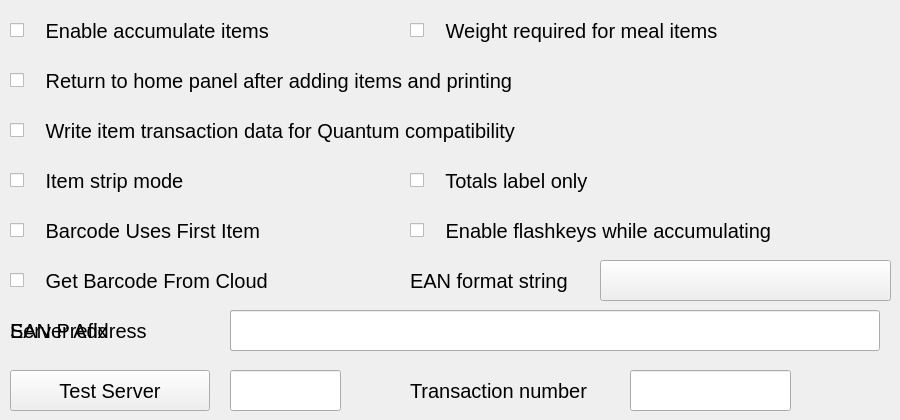
     <widget class="QWidget" name="tab5_2">
      <attribute name="title">
       <string>Accumulate</string>
      </attribute>
      <widget class="QCheckBox" name="chkEnableItemStripMode">
       <property name="geometry">
        <rect>
         <x>10</x>
         <y>160</y>
         <width>391</width>
         <height>41</height>
        </rect>
       </property>
       <property name="sizePolicy">
        <sizepolicy hsizetype="Fixed" vsizetype="Fixed">
         <horstretch>0</horstretch>
         <verstretch>0</verstretch>
        </sizepolicy>
       </property>
       <property name="minimumSize">
        <size>
         <width>391</width>
         <height>41</height>
        </size>
       </property>
       <property name="maximumSize">
        <size>
         <width>821</width>
         <height>41</height>
        </size>
       </property>
       <property name="font">
        <font>
         <pointsize>15</pointsize>
        </font>
       </property>
       <property name="text">
        <string>   Item strip mode</string>
       </property>
      </widget>
      <widget class="QCheckBox" name="chkBarcodeUseFirstItem">
       <property name="geometry">
        <rect>
         <x>10</x>
         <y>210</y>
         <width>821</width>
         <height>41</height>
        </rect>
       </property>
       <property name="sizePolicy">
        <sizepolicy hsizetype="Fixed" vsizetype="Fixed">
         <horstretch>0</horstretch>
         <verstretch>0</verstretch>
        </sizepolicy>
       </property>
       <property name="minimumSize">
        <size>
         <width>821</width>
         <height>41</height>
        </size>
       </property>
       <property name="maximumSize">
        <size>
         <width>821</width>
         <height>41</height>
        </size>
       </property>
       <property name="font">
        <font>
         <pointsize>15</pointsize>
        </font>
       </property>
       <property name="text">
        <string>   Barcode Uses First Item</string>
       </property>
      </widget>
      <widget class="QLabel" name="lblEanFormatString">
       <property name="geometry">
        <rect>
         <x>410</x>
         <y>260</y>
         <width>281</width>
         <height>41</height>
        </rect>
       </property>
       <property name="sizePolicy">
        <sizepolicy hsizetype="Fixed" vsizetype="Fixed">
         <horstretch>0</horstretch>
         <verstretch>0</verstretch>
        </sizepolicy>
       </property>
       <property name="minimumSize">
        <size>
         <width>281</width>
         <height>41</height>
        </size>
       </property>
       <property name="maximumSize">
        <size>
         <width>281</width>
         <height>41</height>
        </size>
       </property>
       <property name="font">
        <font>
         <pointsize>15</pointsize>
        </font>
       </property>
       <property name="text">
        <string>EAN format string</string>
       </property>
       <property name="alignment">
        <set>Qt::AlignLeading|Qt::AlignLeft|Qt::AlignVCenter</set>
       </property>
      </widget>
      <widget class="hobart::numericLineEdit" name="txtAccumItemsEANPrefix">
       <property name="geometry">
        <rect>
         <x>230</x>
         <y>310</y>
         <width>111</width>
         <height>41</height>
        </rect>
       </property>
       <property name="sizePolicy">
        <sizepolicy hsizetype="Fixed" vsizetype="Fixed">
         <horstretch>0</horstretch>
         <verstretch>0</verstretch>
        </sizepolicy>
       </property>
       <property name="minimumSize">
        <size>
         <width>111</width>
         <height>41</height>
        </size>
       </property>
       <property name="maximumSize">
        <size>
         <width>111</width>
         <height>41</height>
        </size>
       </property>
       <property name="font">
        <font>
         <pointsize>15</pointsize>
        </font>
       </property>
       <property name="maxLength">
        <number>3</number>
       </property>
      </widget>
      <widget class="QLineEdit" name="txtAccumItemsEANCode">
       <property name="geometry">
        <rect>
         <x>630</x>
         <y>310</y>
         <width>161</width>
         <height>41</height>
        </rect>
       </property>
       <property name="sizePolicy">
        <sizepolicy hsizetype="Fixed" vsizetype="Fixed">
         <horstretch>0</horstretch>
         <verstretch>0</verstretch>
        </sizepolicy>
       </property>
       <property name="minimumSize">
        <size>
         <width>161</width>
         <height>41</height>
        </size>
       </property>
       <property name="maximumSize">
        <size>
         <width>161</width>
         <height>41</height>
        </size>
       </property>
       <property name="font">
        <font>
         <pointsize>19</pointsize>
        </font>
       </property>
       <property name="maxLength">
        <number>11</number>
       </property>
      </widget>
      <widget class="hobart::numericLineEdit" name="txtAccumItemsTransNum">
       <property name="geometry">
        <rect>
         <x>630</x>
         <y>370</y>
         <width>161</width>
         <height>41</height>
        </rect>
       </property>
       <property name="sizePolicy">
        <sizepolicy hsizetype="Fixed" vsizetype="Fixed">
         <horstretch>0</horstretch>
         <verstretch>0</verstretch>
        </sizepolicy>
       </property>
       <property name="minimumSize">
        <size>
         <width>161</width>
         <height>41</height>
        </size>
       </property>
       <property name="maximumSize">
        <size>
         <width>161</width>
         <height>41</height>
        </size>
       </property>
       <property name="font">
        <font>
         <pointsize>15</pointsize>
        </font>
       </property>
       <property name="maxLength">
        <number>7</number>
       </property>
      </widget>
      <widget class="QCheckBox" name="chkAccumItemsReturnToStartScreen">
       <property name="geometry">
        <rect>
         <x>10</x>
         <y>60</y>
         <width>821</width>
         <height>41</height>
        </rect>
       </property>
       <property name="sizePolicy">
        <sizepolicy hsizetype="Fixed" vsizetype="Fixed">
         <horstretch>0</horstretch>
         <verstretch>0</verstretch>
        </sizepolicy>
       </property>
       <property name="minimumSize">
        <size>
         <width>821</width>
         <height>41</height>
        </size>
       </property>
       <property name="maximumSize">
        <size>
         <width>821</width>
         <height>41</height>
        </size>
       </property>
       <property name="font">
        <font>
         <pointsize>15</pointsize>
        </font>
       </property>
       <property name="text">
        <string>   Return to home panel after adding items and printing</string>
       </property>
      </widget>
      <widget class="QCheckBox" name="chkEnableAccumItemsTotalsOnly">
       <property name="geometry">
        <rect>
         <x>410</x>
         <y>160</y>
         <width>421</width>
         <height>41</height>
        </rect>
       </property>
       <property name="sizePolicy">
        <sizepolicy hsizetype="Fixed" vsizetype="Fixed">
         <horstretch>0</horstretch>
         <verstretch>0</verstretch>
        </sizepolicy>
       </property>
       <property name="minimumSize">
        <size>
         <width>421</width>
         <height>41</height>
        </size>
       </property>
       <property name="maximumSize">
        <size>
         <width>821</width>
         <height>41</height>
        </size>
       </property>
       <property name="font">
        <font>
         <pointsize>15</pointsize>
        </font>
       </property>
       <property name="text">
        <string>   Totals label only</string>
       </property>
      </widget>
      <widget class="QLabel" name="lblEanCode">
       <property name="geometry">
        <rect>
         <x>410</x>
         <y>310</y>
         <width>211</width>
         <height>41</height>
        </rect>
       </property>
       <property name="sizePolicy">
        <sizepolicy hsizetype="Fixed" vsizetype="Fixed">
         <horstretch>0</horstretch>
         <verstretch>0</verstretch>
        </sizepolicy>
       </property>
       <property name="minimumSize">
        <size>
         <width>211</width>
         <height>41</height>
        </size>
       </property>
       <property name="maximumSize">
        <size>
         <width>211</width>
         <height>41</height>
        </size>
       </property>
       <property name="font">
        <font>
         <pointsize>15</pointsize>
        </font>
       </property>
       <property name="text">
        <string>EAN Code</string>
       </property>
       <property name="alignment">
        <set>Qt::AlignLeading|Qt::AlignLeft|Qt::AlignVCenter</set>
       </property>
      </widget>
      <widget class="QCheckBox" name="chkEnableAccumItems">
       <property name="geometry">
        <rect>
         <x>10</x>
         <y>10</y>
         <width>391</width>
         <height>41</height>
        </rect>
       </property>
       <property name="font">
        <font>
         <pointsize>15</pointsize>
        </font>
       </property>
       <property name="text">
        <string>   Enable accumulate items</string>
       </property>
      </widget>
      <widget class="QLabel" name="lblTransNum">
       <property name="geometry">
        <rect>
         <x>410</x>
         <y>370</y>
         <width>211</width>
         <height>41</height>
        </rect>
       </property>
       <property name="sizePolicy">
        <sizepolicy hsizetype="Fixed" vsizetype="Fixed">
         <horstretch>0</horstretch>
         <verstretch>0</verstretch>
        </sizepolicy>
       </property>
       <property name="minimumSize">
        <size>
         <width>211</width>
         <height>41</height>
        </size>
       </property>
       <property name="maximumSize">
        <size>
         <width>211</width>
         <height>41</height>
        </size>
       </property>
       <property name="font">
        <font>
         <pointsize>15</pointsize>
        </font>
       </property>
       <property name="text">
        <string>Transaction number</string>
       </property>
       <property name="alignment">
        <set>Qt::AlignLeading|Qt::AlignLeft|Qt::AlignVCenter</set>
       </property>
      </widget>
      <widget class="hobart::numericLineEdit" name="txtAccumItemsScaleId">
       <property name="geometry">
        <rect>
         <x>230</x>
         <y>370</y>
         <width>111</width>
         <height>41</height>
        </rect>
       </property>
       <property name="sizePolicy">
        <sizepolicy hsizetype="Fixed" vsizetype="Fixed">
         <horstretch>0</horstretch>
         <verstretch>0</verstretch>
        </sizepolicy>
       </property>
       <property name="minimumSize">
        <size>
         <width>111</width>
         <height>41</height>
        </size>
       </property>
       <property name="maximumSize">
        <size>
         <width>111</width>
         <height>41</height>
        </size>
       </property>
       <property name="font">
        <font>
         <pointsize>15</pointsize>
        </font>
       </property>
       <property name="maxLength">
        <number>3</number>
       </property>
      </widget>
      <widget class="QCheckBox" name="chkReadTransactionsCompatibility">
       <property name="geometry">
        <rect>
         <x>10</x>
         <y>110</y>
         <width>821</width>
         <height>41</height>
        </rect>
       </property>
       <property name="sizePolicy">
        <sizepolicy hsizetype="Fixed" vsizetype="Fixed">
         <horstretch>0</horstretch>
         <verstretch>0</verstretch>
        </sizepolicy>
       </property>
       <property name="minimumSize">
        <size>
         <width>821</width>
         <height>41</height>
        </size>
       </property>
       <property name="maximumSize">
        <size>
         <width>821</width>
         <height>41</height>
        </size>
       </property>
       <property name="font">
        <font>
         <pointsize>15</pointsize>
        </font>
       </property>
       <property name="text">
        <string>   Write item transaction data for Quantum compatibility</string>
       </property>
      </widget>
      <widget class="QLabel" name="lblEanPrefix">
       <property name="geometry">
        <rect>
         <x>10</x>
         <y>310</y>
         <width>221</width>
         <height>41</height>
        </rect>
       </property>
       <property name="sizePolicy">
        <sizepolicy hsizetype="Fixed" vsizetype="Fixed">
         <horstretch>0</horstretch>
         <verstretch>0</verstretch>
        </sizepolicy>
       </property>
       <property name="minimumSize">
        <size>
         <width>221</width>
         <height>41</height>
        </size>
       </property>
       <property name="maximumSize">
        <size>
         <width>221</width>
         <height>41</height>
        </size>
       </property>
       <property name="font">
        <font>
         <pointsize>15</pointsize>
        </font>
       </property>
       <property name="text">
        <string>EAN Prefix</string>
       </property>
       <property name="alignment">
        <set>Qt::AlignLeading|Qt::AlignLeft|Qt::AlignVCenter</set>
       </property>
      </widget>
      <widget class="QPushButton" name="butAccumItemsEANFormatString">
       <property name="geometry">
        <rect>
         <x>600</x>
         <y>260</y>
         <width>291</width>
         <height>41</height>
        </rect>
       </property>
       <property name="sizePolicy">
        <sizepolicy hsizetype="Fixed" vsizetype="Fixed">
         <horstretch>0</horstretch>
         <verstretch>0</verstretch>
        </sizepolicy>
       </property>
       <property name="minimumSize">
        <size>
         <width>291</width>
         <height>41</height>
        </size>
       </property>
       <property name="maximumSize">
        <size>
         <width>291</width>
         <height>41</height>
        </size>
       </property>
       <property name="font">
        <font>
         <pointsize>16</pointsize>
        </font>
       </property>
       <property name="text">
        <string/>
       </property>
      </widget>
      <widget class="QLabel" name="lblScaleId">
       <property name="geometry">
        <rect>
         <x>10</x>
         <y>370</y>
         <width>221</width>
         <height>41</height>
        </rect>
       </property>
       <property name="sizePolicy">
        <sizepolicy hsizetype="Fixed" vsizetype="Fixed">
         <horstretch>0</horstretch>
         <verstretch>0</verstretch>
        </sizepolicy>
       </property>
       <property name="minimumSize">
        <size>
         <width>221</width>
         <height>41</height>
        </size>
       </property>
       <property name="maximumSize">
        <size>
         <width>221</width>
         <height>41</height>
        </size>
       </property>
       <property name="font">
        <font>
         <pointsize>15</pointsize>
        </font>
       </property>
       <property name="text">
        <string>Scale Id</string>
       </property>
       <property name="alignment">
        <set>Qt::AlignLeading|Qt::AlignLeft|Qt::AlignVCenter</set>
       </property>
      </widget>
      <widget class="QCheckBox" name="chkRequireWeightForMealItems">
       <property name="geometry">
        <rect>
         <x>410</x>
         <y>10</y>
         <width>421</width>
         <height>41</height>
        </rect>
       </property>
       <property name="font">
        <font>
         <pointsize>15</pointsize>
        </font>
       </property>
       <property name="text">
        <string>   Weight required for meal items</string>
       </property>
      </widget>
      <widget class="QCheckBox" name="chkEnableAccumItemsAndFlashkeys">
       <property name="geometry">
        <rect>
         <x>410</x>
         <y>210</y>
         <width>421</width>
         <height>41</height>
        </rect>
       </property>
       <property name="sizePolicy">
        <sizepolicy hsizetype="Fixed" vsizetype="Fixed">
         <horstretch>0</horstretch>
         <verstretch>0</verstretch>
        </sizepolicy>
       </property>
       <property name="minimumSize">
        <size>
         <width>421</width>
         <height>41</height>
        </size>
       </property>
       <property name="maximumSize">
        <size>
         <width>821</width>
         <height>41</height>
        </size>
       </property>
       <property name="font">
        <font>
         <pointsize>15</pointsize>
        </font>
       </property>
       <property name="text">
        <string>   Enable flashkeys while accumulating</string>
       </property>
      </widget>
      <widget class="QCheckBox" name="chkEnableCloudFeature">
       <property name="geometry">
        <rect>
         <x>10</x>
         <y>260</y>
         <width>391</width>
         <height>41</height>
        </rect>
       </property>
       <property name="sizePolicy">
        <sizepolicy hsizetype="Fixed" vsizetype="Fixed">
         <horstretch>0</horstretch>
         <verstretch>0</verstretch>
        </sizepolicy>
       </property>
       <property name="minimumSize">
        <size>
         <width>391</width>
         <height>41</height>
        </size>
       </property>
       <property name="maximumSize">
        <size>
         <width>821</width>
         <height>41</height>
        </size>
       </property>
       <property name="font">
        <font>
         <pointsize>15</pointsize>
        </font>
       </property>
       <property name="text">
        <string>   Get Barcode From Cloud</string>
       </property>
       <property name="checked">
        <bool>false</bool>
       </property>
      </widget>
      <widget class="QLabel" name="lblServerStatus">
       <property name="geometry">
        <rect>
         <x>10</x>
         <y>370</y>
         <width>221</width>
         <height>41</height>
        </rect>
       </property>
       <property name="sizePolicy">
        <sizepolicy hsizetype="Fixed" vsizetype="Fixed">
         <horstretch>0</horstretch>
         <verstretch>0</verstretch>
        </sizepolicy>
       </property>
       <property name="minimumSize">
        <size>
         <width>221</width>
         <height>41</height>
        </size>
       </property>
       <property name="maximumSize">
        <size>
         <width>221</width>
         <height>41</height>
        </size>
       </property>
       <property name="font">
        <font>
         <pointsize>15</pointsize>
        </font>
       </property>
       <property name="text">
        <string>Status</string>
       </property>
       <property name="alignment">
        <set>Qt::AlignLeading|Qt::AlignLeft|Qt::AlignVCenter</set>
       </property>
      </widget>
      <widget class="QLabel" name="lblServerAddress">
       <property name="geometry">
        <rect>
         <x>10</x>
         <y>310</y>
         <width>221</width>
         <height>41</height>
        </rect>
       </property>
       <property name="sizePolicy">
        <sizepolicy hsizetype="Fixed" vsizetype="Fixed">
         <horstretch>0</horstretch>
         <verstretch>0</verstretch>
        </sizepolicy>
       </property>
       <property name="minimumSize">
        <size>
         <width>221</width>
         <height>41</height>
        </size>
       </property>
       <property name="maximumSize">
        <size>
         <width>221</width>
         <height>41</height>
        </size>
       </property>
       <property name="font">
        <font>
         <pointsize>15</pointsize>
        </font>
       </property>
       <property name="text">
        <string>Server Address</string>
       </property>
       <property name="alignment">
        <set>Qt::AlignLeading|Qt::AlignLeft|Qt::AlignVCenter</set>
       </property>
      </widget>
      <widget class="QLineEdit" name="txtAccumItemsServerAddress">
       <property name="geometry">
        <rect>
         <x>230</x>
         <y>310</y>
         <width>650</width>
         <height>41</height>
        </rect>
       </property>
       <property name="sizePolicy">
        <sizepolicy hsizetype="Fixed" vsizetype="Fixed">
         <horstretch>0</horstretch>
         <verstretch>0</verstretch>
        </sizepolicy>
       </property>
       <property name="minimumSize">
        <size>
         <width>650</width>
         <height>41</height>
        </size>
       </property>
       <property name="maximumSize">
        <size>
         <width>650</width>
         <height>41</height>
        </size>
       </property>
       <property name="font">
        <font>
         <pointsize>19</pointsize>
        </font>
       </property>
       <property name="maxLength">
        <number>32767</number>
       </property>
      </widget>
      <widget class="QLabel" name="lblServerStatusTxt">
       <property name="geometry">
        <rect>
         <x>350</x>
         <y>370</y>
         <width>300</width>
         <height>41</height>
        </rect>
       </property>
       <property name="font">
        <font>
         <pointsize>15</pointsize>
        </font>
       </property>
       <property name="text">
        <string/>
       </property>
      </widget>
      <widget class="QPushButton" name="testServerStatus">
       <property name="geometry">
        <rect>
         <x>10</x>
         <y>370</y>
         <width>200</width>
         <height>41</height>
        </rect>
       </property>
       <property name="minimumSize">
        <size>
         <width>200</width>
         <height>41</height>
        </size>
       </property>
       <property name="font">
        <font>
         <pointsize>15</pointsize>
        </font>
       </property>
       <property name="text">
        <string>Test Server</string>
       </property>
      </widget>
     </widget>
